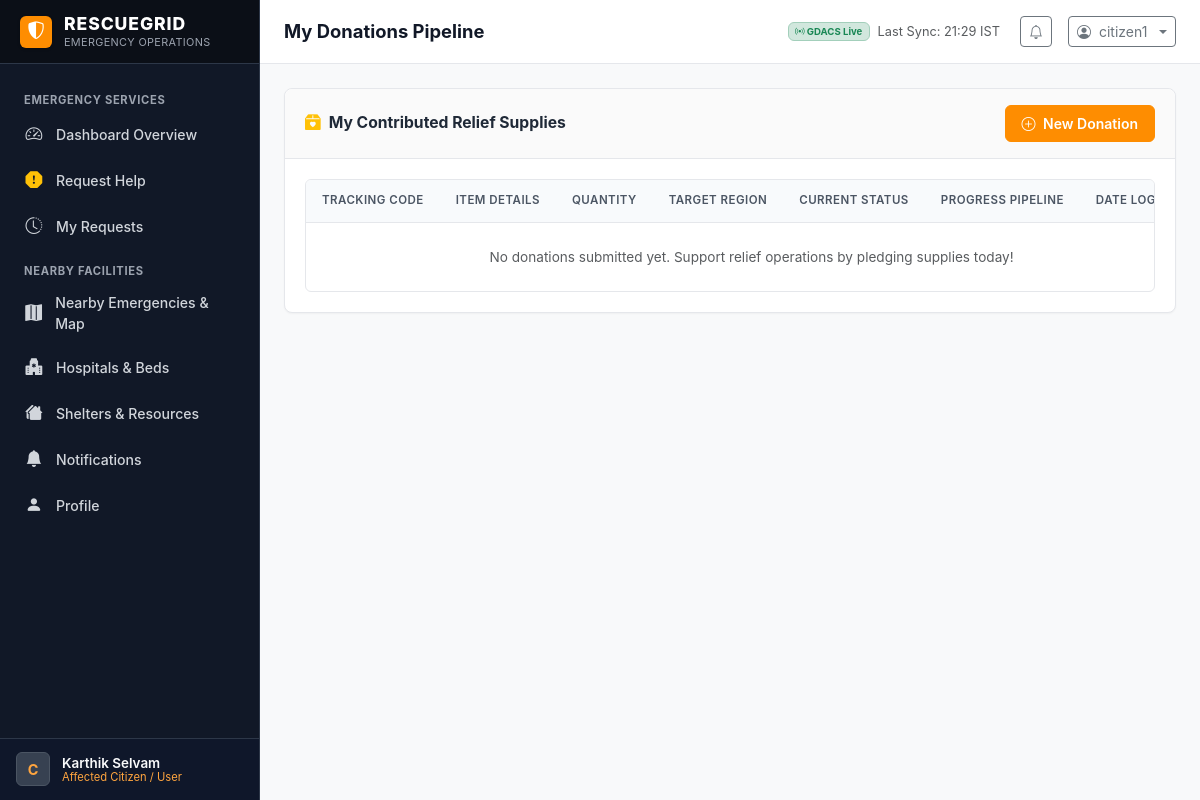
The app's page /donor/my-donations/ (signed in) with its own data.
### core/models.py (models this page shows, shortened)
class User(AbstractUser):
    ROLE_ADMIN = 'ADMIN'
    ROLE_USER = 'USER'
    ROLE_DONOR = 'DONOR'
    ROLE_CHOICES = [
        (ROLE_ADMIN, 'Admin / Operations Coordinator'),
        (ROLE_USER, 'Affected Person / Hospital User'),
        (ROLE_DONOR, 'Relief Donor / Sponsor'),
    ]
    SUBTYPE_AFFECTED_PERSON = 'AFFECTED_PERSON'
    SUBTYPE_HOSPITAL = 'HOSPITAL'
    SUBTYPE_DONOR_INDIVIDUAL = 'DONOR_INDIVIDUAL'
    SUBTYPE_DONOR_ORG = 'DONOR_ORG'
    SUBTYPE_CHOICES = [
        (SUBTYPE_AFFECTED_PERSON, 'Affected Person / Citizen'),
        (SUBTYPE_HOSPITAL, 'Hospital / Medical Center User'),
        (SUBTYPE_DONOR_INDIVIDUAL, 'Individual Donor'),
        (SUBTYPE_DONOR_ORG, 'Relief Organization / NGO'),
    ]
    role = models.CharField(max_length=20, choices=ROLE_CHOICES, default=ROLE_USER, db_index=True)
    user_subtype = models.CharField(max_length=30, choices=SUBTYPE_CHOICES, default=SUBTYPE_AFFECTED_PERSON)
    phone = models.CharField(max_length=20, blank=True)
    organization_name = models.CharField(max_length=150, blank=True)
    address = models.TextField(blank=True)
    city = models.CharField(max_length=100, blank=True)
    district = models.CharField(max_length=100, blank=True, default='Chennai')
    state = models.CharField(max_length=100, default='Tamil Nadu')
    latitude = models.FloatField(null=True, blank=True)
    longitude = models.FloatField(null=True, blank=True)
    def is_admin_user(self):
        return self.role == self.ROLE_ADMIN or self.is_superuser or self.is_staff
    def is_hospital_subtype(self):
        return self.user_subtype == self.SUBTYPE_HOSPITAL
    def get_role_display_badge(self):
        if self.is_admin_user():
            return "Operations Administrator"
        elif self.role == self.ROLE_DONOR:
            return "Relief Donor"
        elif self.is_hospital_subtype():
            return "Hospital Facility User"
        return "Affected Citizen / User"

### gdacs_integration/models.py (models this page shows, shortened)
class GDACSSyncLog(models.Model):
    STATUS_SUCCESS = 'SUCCESS'
    STATUS_FAILED = 'FAILED'
    STATUS_CHOICES = [
        (STATUS_SUCCESS, 'Success'),
        (STATUS_FAILED, 'Failed'),
    ]
    sync_time = models.DateTimeField(auto_now_add=True)
    status = models.CharField(max_length=20, choices=STATUS_CHOICES, db_index=True)
    events_synced = models.IntegerField(default=0)
    india_events_count = models.IntegerField(default=0)
    tamil_nadu_events_count = models.IntegerField(default=0)
    error_message = models.TextField(blank=True, null=True)
    class Meta:
        ordering = ['-sync_time']
        verbose_name = 'GDACS Sync Log'
        verbose_name_plural = 'GDACS Sync Logs'

### relief/views.py (the view)
# urls.py: path('donor/my-donations/', relief_views.donor_my_donations, name='donor_my_donations'),
@login_required
def donor_my_donations(request):
    from core.views import ensure_demo_data
    ensure_demo_data()
    donations = Donation.objects.filter(donor=request.user).order_by('-created_at')
    return render(request, 'donor/my_donations.html', {
        'donations': donations,
    })

### core/context_processors.py (called while the page is built)
def rescuegrid_global_context(request):
    unread_count = 0
    if request.user.is_authenticated:
        unread_count = Notification.objects.filter(recipient=request.user, is_read=False).count()
    gdacs_status = get_latest_sync_status()
    return {
        'APP_NAME': 'RESCUEGRID',
        'APP_TAGLINE': 'Multi-Region Emergency Response & Relief Platform for India',
        'CURRENT_TIME': timezone.now(),
        'UNREAD_NOTIFICATIONS_COUNT': unread_count,
        'GDACS_SUMMARY': gdacs_status,
        'PRIMARY_COLOR': '#FE8D01',
        'SECONDARY_COLOR': '#FFA53F',
    }

### gdacs_integration/services.py (called while the page is built)
def get_latest_sync_status():
    last_log = GDACSSyncLog.objects.order_by('-sync_time').first()
    last_success_log = GDACSSyncLog.objects.filter(status=GDACSSyncLog.STATUS_SUCCESS).order_by('-sync_time').first()
    return {
        'last_attempt': last_log.sync_time if last_log else None,
        'status': last_log.status if last_log else 'NEVER_SYNCED',
        'error_message': last_log.error_message if last_log and last_log.status == GDACSSyncLog.STATUS_FAILED else None,
        'last_successful_sync': last_success_log.sync_time if last_success_log else None,
        'total_events': GDACSEvent.objects.count(),
        'india_events': GDACSEvent.objects.filter(is_india=True).count(),
        'tamil_nadu_events': GDACSEvent.objects.filter(is_tamil_nadu=True).count(),
    }

### templates/donor/my_donations.html (shortened to what this page needs)
{% extends 'base.html' %}
{% block page_title %}My Donations Pipeline{% endblock %}
{% block content %}
<div class="rg-card">
  <div class="rg-card-header">
    <h3 class="rg-card-title">
      <i class="bi bi-box2-heart-fill text-warning"></i> My Contributed Relief Supplies
    </h3>
    <a href="{% url 'donor_donate' %}" class="btn btn-sm btn-rg-primary">
      <i class="bi bi-plus-circle me-1"></i> New Donation
    </a>
  </div>
  <div class="rg-card-body">
    <div class="rg-table-wrapper">
      <table class="rg-table">
        <thead>
          <tr>
            <th>Tracking Code</th>
            <th>Item Details</th>
            <th>Quantity</th>
            <th>Target Region</th>
            <th>Current Status</th>
            <th>Progress Pipeline</th>
            <th>Date Logged</th>
          </tr>
        </thead>
        <tbody>
          {% if donations %}
            {% for d in donations %}
              <tr>
                <td><strong>{{ d.tracking_code }}</strong></td>
                <td>
                  <strong>{{ d.item_name }}</strong>
                  <div class="text-muted small">{{ d.get_category_display }}</div>
                </td>
                <td><strong>{{ d.quantity }}</strong> {{ d.unit }}</td>
                <td>{{ d.target_region }}</td>
                <td>
                  <span class="rg-badge rg-badge-{{ d.status|lower }}">{{ d.status }}</span>
                </td>
                <td>
                  <div class="d-flex align-items-center gap-1" style="font-size: 0.7rem;">
                    <span class="badge {% if d.status == 'Submitted' or d.status == 'Verified' or d.status == 'Received' or d.status == 'Allocated' or d.status == 'Delivered' %}bg-success{% else %}bg-light text-muted border{% endif %}">1. Sub</span>
                    <span>&rsaquo;</span>
                    <span class="badge {% if d.status == 'Verified' or d.status == 'Received' or d.status == 'Allocated' or d.status == 'Delivered' %}bg-success{% else %}bg-light text-muted border{% endif %}">2. Ver</span>
                    <span>&rsaquo;</span>
                    <span class="badge {% if d.status == 'Received' or d.status == 'Allocated' or d.status == 'Delivered' %}bg-success{% else %}bg-light text-muted border{% endif %}">3. Rec</span>
                    <span>&rsaquo;</span>
                    <span class="badge {% if d.status == 'Allocated' or d.status == 'Delivered' %}bg-success{% else %}bg-light text-muted border{% endif %}">4. All</span>
                    <span>&rsaquo;</span>
                    <span class="badge {% if d.status == 'Delivered' %}bg-success{% else %}bg-light text-muted border{% endif %}">5. Del</span>
                  </div>
                </td>
                <td class="text-muted small">{{ d.created_at|date:"d M Y, H:i" }}</td>
              </tr>
            {% endfor %}
          {% else %}
            <tr>
              <td colspan="7" class="text-center py-4 text-muted">
                No donations submitted yet. Support relief operations by pledging supplies today!
              </td>
            </tr>
          {% endif %}
        </tbody>
      </table>
    </div>
  </div>
</div>
{% endblock %}

### templates/base.html (shortened to what this page needs)
{% load static %}
<!DOCTYPE html>
<html lang="en">
<head>
  <link href="https://cdn.jsdelivr.net/npm/bootstrap@5.3.3/dist/css/bootstrap.min.css" rel="stylesheet">
  <link rel="stylesheet" href="https://cdn.jsdelivr.net/npm/bootstrap-icons@1.11.3/font/bootstrap-icons.min.css">
  <link rel="stylesheet" href="https://unpkg.com/leaflet@1.9.4/dist/leaflet.css" />
  <link rel="stylesheet" href="{% static 'css/rescuegrid.css' %}">
</head>
<body>
<div class="rg-app-container">
  <aside class="rg-sidebar" id="rgSidebar">
    <a href="{% url 'dashboard_redirect' %}" class="rg-sidebar-brand">
      <div class="rg-brand-symbol">
        <i class="bi bi-shield-shaded"></i>
      </div>
      <div class="rg-brand-text">
        <span class="rg-brand-title">{{ APP_NAME }}</span>
        <span class="rg-brand-subtitle">Emergency Operations</span>
      </div>
    </a>
    <div class="rg-sidebar-menu">
      {% if user.is_authenticated %}
        {% if user.is_admin_user %}
          <div class="rg-nav-group-title">Command & Control</div>
          <a href="{% url 'admin_dashboard' %}" class="rg-nav-link {% if request.resolver_match.url_name == 'admin_dashboard' %}active{% endif %}">
            <i class="bi bi-speedometer2"></i> Operations Dashboard
          </a>
          <a href="{% url 'admin_emergencies' %}" class="rg-nav-link {% if request.resolver_match.url_name == 'admin_emergencies' %}active{% endif %}">
            <i class="bi bi-exclamation-triangle-fill"></i> Emergencies
          </a>
          <a href="{% url 'admin_map' %}" class="rg-nav-link {% if request.resolver_match.url_name == 'admin_map' %}active{% endif %}">
            <i class="bi bi-map-fill"></i> Multi-Region Map
          </a>
          <a href="{% url 'admin_gdacs' %}" class="rg-nav-link {% if request.resolver_match.url_name == 'admin_gdacs' %}active{% endif %}">
            <i class="bi bi-broadcast-pin"></i> GDACS Disaster Feed
          </a>
          <div class="rg-nav-group-title">Relief & Resources</div>
          <a href="{% url 'admin_resources' %}" class="rg-nav-link {% if request.resolver_match.url_name == 'admin_resources' %}active{% endif %}">
            <i class="bi bi-boxes"></i> Inventory & Stock
          </a>
          <a href="{% url 'admin_donations' %}" class="rg-nav-link {% if request.resolver_match.url_name == 'admin_donations' %}active{% endif %}">
            <i class="bi bi-heart-fill"></i> Donations Pipeline
          </a>
          <a href="{% url 'admin_facilities' %}" class="rg-nav-link {% if request.resolver_match.url_name == 'admin_facilities' %}active{% endif %}">
            <i class="bi bi-hospital"></i> Hospitals & Shelters
          </a>
          <a href="{% url 'admin_responders' %}" class="rg-nav-link {% if request.resolver_match.url_name == 'admin_responders' %}active{% endif %}">
            <i class="bi bi-people-fill"></i> Responders
          </a>
          <div class="rg-nav-group-title">Analytics & System</div>
          <a href="{% url 'analytics_dashboard' %}" class="rg-nav-link {% if request.resolver_match.url_name == 'analytics_dashboard' %}active{% endif %}">
            <i class="bi bi-graph-up-arrow"></i> Priority & Allocation
          </a>
          <a href="{% url 'admin_database_records' %}" class="rg-nav-link {% if request.resolver_match.url_name == 'admin_database_records' %}active{% endif %}">
            <i class="bi bi-database"></i> Database Records
          </a>
          <a href="{% url 'notifications_list' %}" class="rg-nav-link {% if request.resolver_match.url_name == 'notifications_list' %}active{% endif %}">
            <i class="bi bi-bell-fill"></i> Notifications
          </a>
        {% else %}
          <div class="rg-nav-group-title">Emergency Services</div>
          <a href="{% url 'user_dashboard' %}" class="rg-nav-link {% if request.resolver_match.url_name == 'user_dashboard' %}active{% endif %}">
            <i class="bi bi-speedometer2"></i> Dashboard Overview
          </a>
          <a href="{% url 'request_help' %}" class="rg-nav-link {% if request.resolver_match.url_name == 'request_help' %}active{% endif %}">
            <i class="bi bi-exclamation-octagon-fill text-warning"></i> Request Help
          </a>
          <a href="{% url 'my_requests' %}" class="rg-nav-link {% if request.resolver_match.url_name == 'my_requests' %}active{% endif %}">
            <i class="bi bi-clock-history"></i> My Requests
          </a>
          <div class="rg-nav-group-title">Nearby Facilities</div>
          <a href="{% url 'user_map' %}" class="rg-nav-link {% if request.resolver_match.url_name == 'user_map' %}active{% endif %}">
            <i class="bi bi-map-fill"></i> Nearby Emergencies & Map
          </a>
          <a href="{% url 'user_hospitals' %}" class="rg-nav-link {% if request.resolver_match.url_name == 'user_hospitals' %}active{% endif %}">
            <i class="bi bi-hospital-fill"></i> Hospitals & Beds
          </a>
          <a href="{% url 'user_shelters' %}" class="rg-nav-link {% if request.resolver_match.url_name == 'user_shelters' %}active{% endif %}">
            <i class="bi bi-houses-fill"></i> Shelters & Resources
          </a>
          <a href="{% url 'notifications_list' %}" class="rg-nav-link {% if request.resolver_match.url_name == 'notifications_list' %}active{% endif %}">
            <i class="bi bi-bell-fill"></i> Notifications
          </a>
          <a href="{% url 'user_profile' %}" class="rg-nav-link {% if request.resolver_match.url_name == 'user_profile' %}active{% endif %}">
            <i class="bi bi-person-fill"></i> Profile
          </a>
        {% endif %}
      {% endif %}
    </div>
    <div class="rg-sidebar-footer">
      {% if user.is_authenticated %}
        <div class="rg-sidebar-user">
          <div class="rg-user-avatar">
            {{ user.username|first|upper }}
          </div>
          <div class="rg-user-info">
            <div class="rg-user-name">{{ user.get_full_name|default:user.username }}</div>
            <div class="rg-user-role-label">{{ user.get_role_display_badge }}</div>
          </div>
        </div>
      {% else %}
        <a href="{% url 'login' %}" class="btn btn-rg-primary w-100 btn-sm">Login</a>
      {% endif %}
    </div>
  </aside>
  <div class="rg-main-wrapper">
    <header class="rg-header">
      <div class="rg-header-left">
        <h1 class="rg-page-title">{% block page_title %}Operations Overview{% endblock %}</h1>
      </div>
      <div class="rg-header-right">
        <div class="d-none d-md-flex align-items-center me-2 text-muted" style="font-size: 0.8rem;">
          {% if GDACS_SUMMARY.status == 'SUCCESS' %}
            <span class="badge bg-success-subtle text-success border border-success-subtle me-2">
              <i class="bi bi-broadcast"></i> GDACS Live
            </span>
            <span>Last Sync: {{ GDACS_SUMMARY.last_successful_sync|date:"H:i" }} IST</span>
          {% elif GDACS_SUMMARY.status == 'FAILED' %}
            <span class="badge bg-danger-subtle text-danger border border-danger-subtle me-2">
              <i class="bi bi-exclamation-triangle"></i> GDACS Sync Issue
            </span>
          {% else %}
            <span class="badge bg-secondary-subtle text-secondary me-2">
              <i class="bi bi-circle"></i> GDACS Ready
            </span>
          {% endif %}
        </div>
        {% if user.is_authenticated %}
          <a href="{% url 'notifications_list' %}" class="btn btn-sm btn-outline-secondary position-relative me-1" title="Notifications">
            <i class="bi bi-bell"></i>
          </a>
          <div class="dropdown">
            <button class="btn btn-sm btn-outline-secondary dropdown-toggle d-flex align-items-center gap-2" type="button" data-bs-toggle="dropdown" aria-expanded="false">
              <i class="bi bi-person-circle"></i>
              <span class="d-none d-sm-inline">{{ user.username }}</span>
            </button>
          </div>
        {% else %}
          <a href="{% url 'login' %}" class="btn btn-sm btn-rg-primary">Sign In</a>
        {% endif %}
      </div>
    </header>
    <main class="rg-content">
      {% block content %}{% endblock %}
    </main>
  </div>
</div>
</body>
</html>

### records on screen
User: username|first "C", get_full_name "Karthik Selvam", get_role_display_badge "Affected Citizen / User", username "citizen1"
GDACSSyncLog: last_successful_sync "21:29"

### other values on screen
{{ APP_NAME }} "RESCUEGRID"
